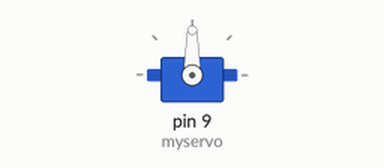
Bench run of a sketch on a simulated Arduino Uno, built with avr-gcc and run on an emulated ATmega328P. Parts: servo.

Above: at 0.05 s.
Timing chart, 0 to 4.6 s (numbered marks = the images above):
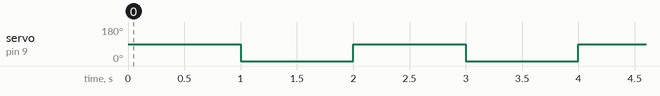

Measured:
- by itself, servo on pin 9 (myservo): alternates 90° for 1.0 s and 0° for 1.0 s

The sketch:

sketch_jan29b.ino
```cpp
#include <Servo.h>

Servo myservo;
int pos=0;
void setup() {
  // put your setup code here, to run once:
  myservo.attach(9);
  myservo.write(0);
}

void loop() {
  // put your main code here, to run repeatedly:
  myservo.write(90);
  delay(1000);
  myservo.write(0);
  delay(1000);
}
```
